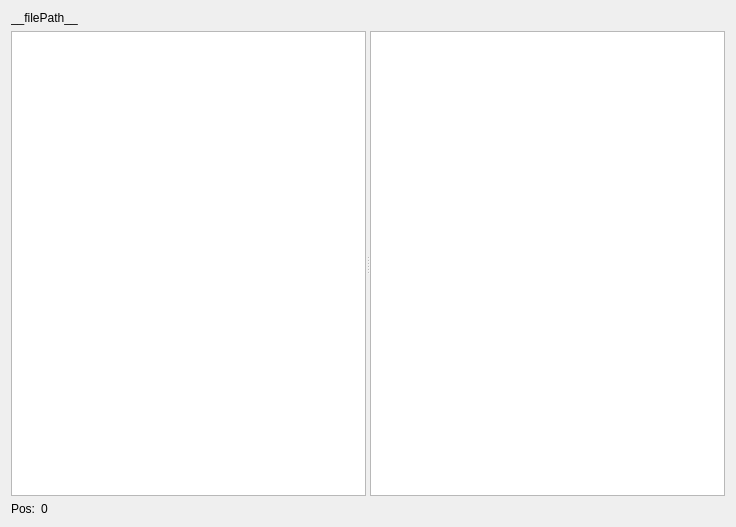
<?xml version="1.0" encoding="UTF-8"?>
<ui version="4.0">
 <class>JsonEditorForm</class>
 <widget class="QWidget" name="JsonEditorForm">
  <property name="geometry">
   <rect>
    <x>0</x>
    <y>0</y>
    <width>736</width>
    <height>527</height>
   </rect>
  </property>
  <property name="windowTitle">
   <string>Form</string>
  </property>
  <layout class="QVBoxLayout" name="verticalLayout">
   <item>
    <widget class="QLabel" name="filePathLabel">
     <property name="text">
      <string>__filePath__</string>
     </property>
    </widget>
   </item>
   <item>
    <widget class="QSplitter" name="splitter">
     <property name="sizePolicy">
      <sizepolicy hsizetype="Expanding" vsizetype="Expanding">
       <horstretch>0</horstretch>
       <verstretch>0</verstretch>
      </sizepolicy>
     </property>
     <property name="orientation">
      <enum>Qt::Horizontal</enum>
     </property>
     <widget class="QTreeView" name="jsonTreeView"/>
     <widget class="QTextEdit" name="jsonTextEdit"/>
    </widget>
   </item>
   <item>
    <layout class="QHBoxLayout" name="horizontalLayout_2">
     <item>
      <widget class="QLabel" name="label">
       <property name="sizePolicy">
        <sizepolicy hsizetype="Fixed" vsizetype="Fixed">
         <horstretch>0</horstretch>
         <verstretch>0</verstretch>
        </sizepolicy>
       </property>
       <property name="text">
        <string>Pos:</string>
       </property>
      </widget>
     </item>
     <item>
      <widget class="QLabel" name="positionLabel">
       <property name="text">
        <string>0</string>
       </property>
      </widget>
     </item>
    </layout>
   </item>
  </layout>
  <action name="actionLoadJsonFile">
   <property name="text">
    <string>Load</string>
   </property>
   <property name="toolTip">
    <string>Load JSON File</string>
   </property>
  </action>
  <action name="actionSaveJsonFile">
   <property name="text">
    <string>Save</string>
   </property>
   <property name="toolTip">
    <string>Save JSON File</string>
   </property>
  </action>
  <action name="actionValidateJson">
   <property name="text">
    <string>Validate JSON</string>
   </property>
   <property name="toolTip">
    <string>Validate JSON</string>
   </property>
  </action>
  <action name="actionAddItem">
   <property name="text">
    <string>Add Item</string>
   </property>
  </action>
  <action name="actionEditItem">
   <property name="text">
    <string>Edit Item</string>
   </property>
  </action>
  <action name="actionDeleteItem">
   <property name="text">
    <string>Delete Item</string>
   </property>
  </action>
 </widget>
 <resources/>
 <connections/>
</ui>
